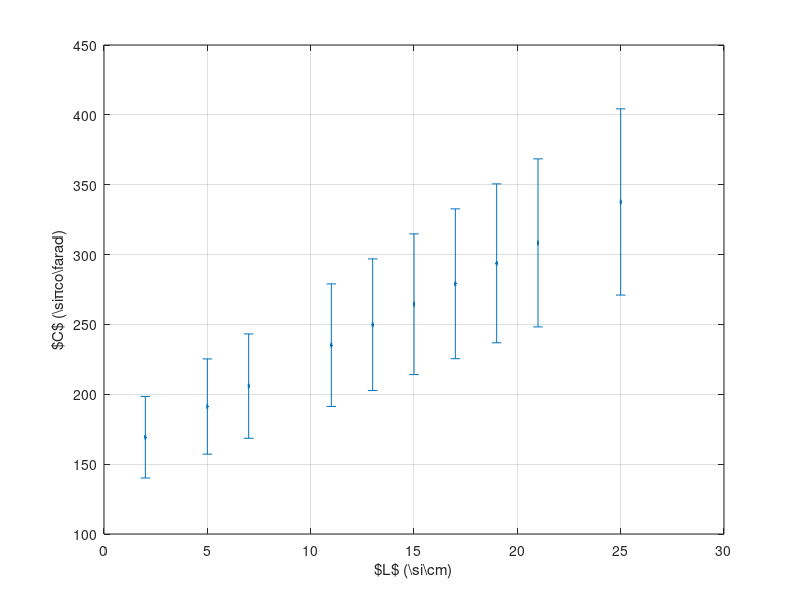

MATLAB code for this plot: (Note: this script raises an error after producing the figure.)
data = csvread("data/longitudes.csv");

X = data(:, 1);
DX = data(:, 2);
Y = data(:, 7);
DY = data(:, 8);

errorbar(X, Y, DX, DY, "~>.");
grid on;
xlabel("$L$ (\\si{\\cm})");
ylabel("$C$ (\\si{\\pico\\farad})");

MyPrint("img/cvsl.tikz");
